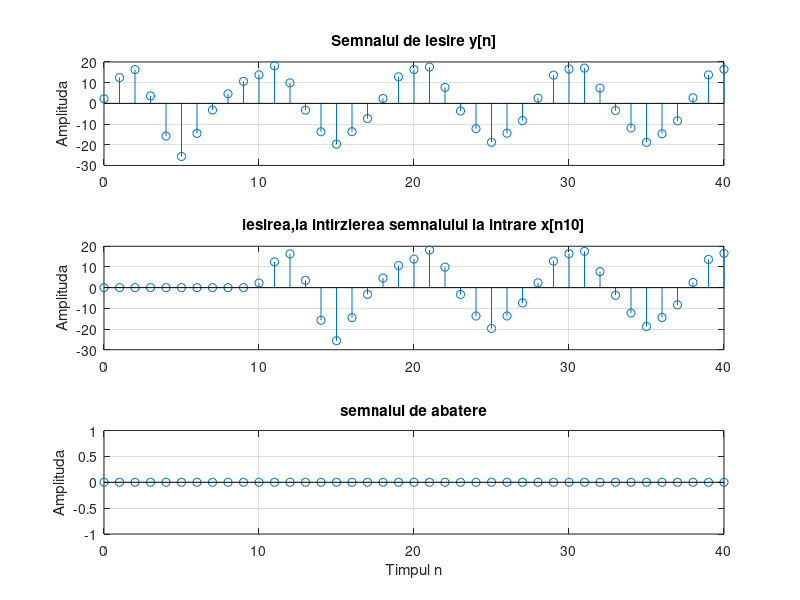

The MATLAB source for this figure:

% Programul P2_4
% Generarea secventelor de intrare
clf; n=0:40; D=10; a=3.0; b=-2;
x=a*cos(2*pi*0.1*n)+b*cos(2*pi*0.4*n);
xd=[zeros(1,D) x];
num=[2.2403 2.4908 2.2403]; den=[1 -0.4 0.75];
ic=[0 0]; % setarea conditiilor initiale 
%Calcularea semnalului de iesire y[n]
y=filter(num,den,x,ic);
% Calcularea semnalului de iesire yd[n]
yd=filter(num,den,xd,ic);
% Calcularea semnalului deabatere d[n]
d=y-yd(1+D:41+D);
%Afisarea graficelor semnalelor de iesire
subplot(3,1,1);
stem(n,y);
ylabel('Amplituda');
title('Semnalul de iesire y[n]'); grid;
subplot(3,1,2);
stem(n,yd(1:41));
ylabel('Amplituda');
title(['iesirea,la intirzierea semnalului la intrare x[n',num2str(D),']']); grid;
subplot(3,1,3);
stem(n,d);
xlabel('Timpul n'); ylabel('Amplituda');
title('semnalul de abatere'); grid;
